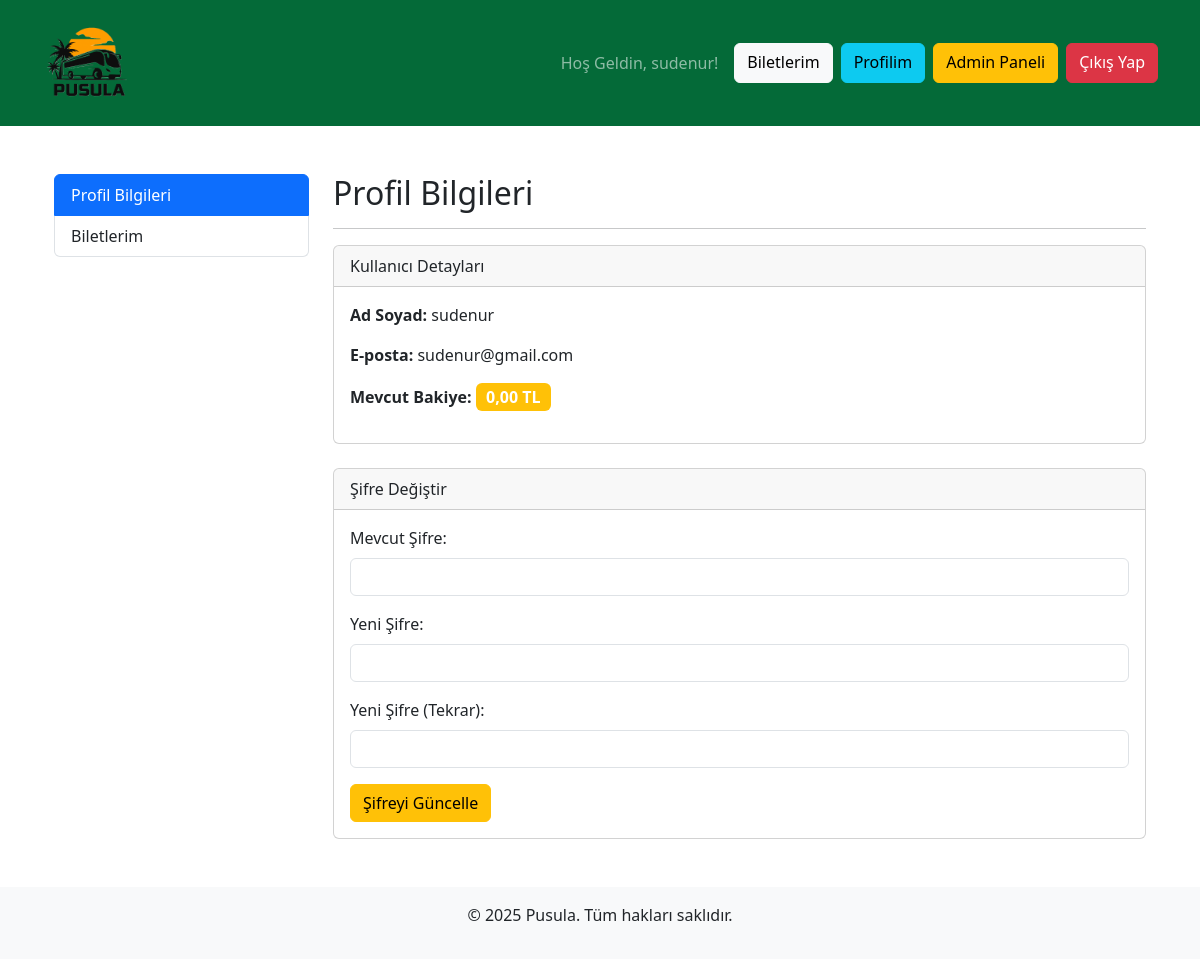
Screenshot of /profile.php (signed in) with the database file from the repository.
### tables this page shows
CREATE TABLE "Users" (
    "id" INTEGER PRIMARY KEY AUTOINCREMENT,
    "fullname" TEXT NOT NULL,
    "email" TEXT NOT NULL UNIQUE,
    "password" TEXT NOT NULL,
    "role" TEXT NOT NULL DEFAULT 'User',
    "company_id" INTEGER,
    "balance" REAL NOT NULL DEFAULT 0,
    FOREIGN KEY("company_id") REFERENCES "Companies"("id")
);

### profile.php (the view, shortened to what this page needs)
<?php
require_once 'header.php';
$user_id = $_SESSION['user_id'];
$user_info = null;
try {
    $stmt = $pdo->prepare("SELECT fullname, email, balance FROM Users WHERE id = ?");
    $stmt->execute([$user_id]);
    $user_info = $stmt->fetch(PDO::FETCH_ASSOC);
} catch (PDOException $e) {
    $error_message = "Kullanıcı bilgileri getirilirken hata oluştu: " . $e->getMessage();
}
?>
<div class="container mt-5">
    <div class="row">
        <div class="col-md-3">
            <div class="list-group">
                <a href="profile.php" class="list-group-item list-group-item-action active">Profil Bilgileri</a>
                <a href="my_tickets.php" class="list-group-item list-group-item-action">Biletlerim</a>
                </div>
        </div>
        <div class="col-md-9">
            <h2>Profil Bilgileri</h2>
            <hr>
            <?php if ($user_info): ?>
                <div class="card mb-4">
                    <div class="card-header">Kullanıcı Detayları</div>
                    <div class="card-body">
                        <p><strong>Ad Soyad:</strong> <?php echo htmlspecialchars($user_info['fullname']); ?></p>
                        <p><strong>E-posta:</strong> <?php echo htmlspecialchars($user_info['email']); ?></p>
                        <p><strong>Mevcut Bakiye:</strong> <span class="badge bg-success fs-6"><?php echo number_format($user_info['balance'], 2, ',', '.'); ?> TL</span></p>
                    </div>
                </div>
                <div class="card">
                    <div class="card-header">Şifre Değiştir</div>
                    <div class="card-body">
                        <form action="profile.php" method="POST">
                            <div class="mb-3">
                                <label for="current_password" class="form-label">Mevcut Şifre:</label>
                                <input type="password" class="form-control" id="current_password" name="current_password" required>
                            </div>
                            <div class="mb-3">
                                <label for="new_password" class="form-label">Yeni Şifre:</label>
                                <input type="password" class="form-control" id="new_password" name="new_password" required>
                            </div>
                            <div class="mb-3">
                                <label for="confirm_password" class="form-label">Yeni Şifre (Tekrar):</label>
                                <input type="password" class="form-control" id="confirm_password" name="confirm_password" required>
                            </div>
                            <button type="submit" name="change_password" class="btn btn-warning">Şifreyi Güncelle</button>
                        </form>
                    </div>
                </div>
            <?php else: ?>
                <div class="alert alert-danger">Kullanıcı bilgileri yüklenemedi.</div>
            <?php endif; ?>
        </div>
    </div>
</div>
<?php
require_once 'footer.php';
?>

### css/custom.css (style rules this page uses)
:root { --bs-primary: #046A38; --bs-primary-rgb: 4, 106, 56; --bs-success: #FFC107; --bs-success-rgb: 255, 193, 7; }

### rows the page displays
users: fullname "sudenur", email "sudenur@gmail.com", balance "0,00"

### other values shown
$_SESSION['user_fullname'] "sudenur"
SITE_NAME "Pusula"
